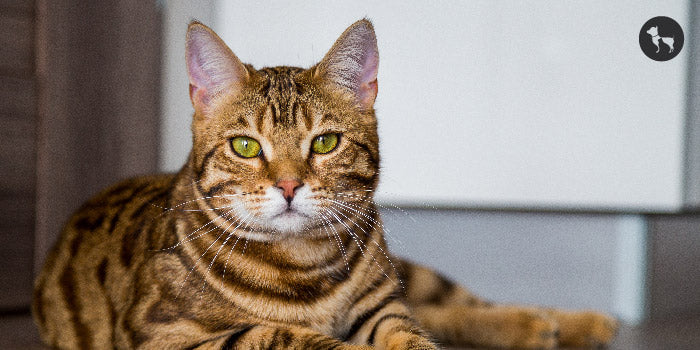
#> input picture Photos/cat.jpg, 700 x 350 px
$ python basics.py
#> lines starting #> are read from the running program, lines starting #| are printed output that depends on the picture; after the words box and inside, x2 and y2 are one past the last pixel; in counts of white or black regions, pixels touching at a corner belong together
import cv2 as cv

img = cv.imread('Photos/cat.jpg')
#> img is the input picture: shape (350, 700, 3); mean B, G, R 121.1, 131.4, 144.2
cv.imshow('Cat', img)


# Converting to GrayScale
gray = cv.cvtColor(img, cv.COLOR_BGR2GRAY)
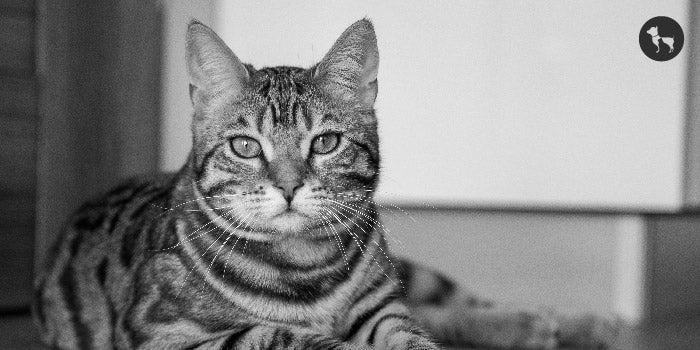
#> gray: shape (350, 700); min 0, max 254, mean 134.1
cv.imshow('Gray', gray)

# Blur
blur = cv.GaussianBlur(img, (7,7), cv.BORDER_DEFAULT)
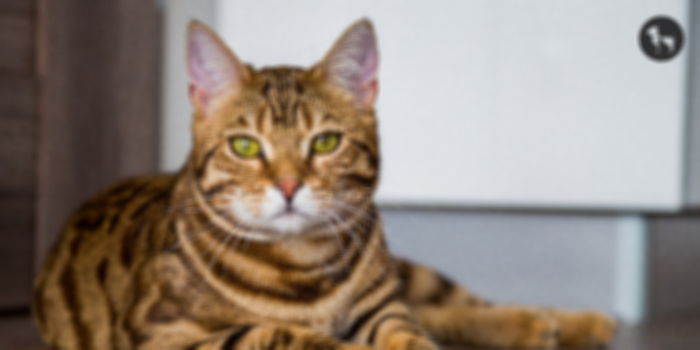
#> blur: shape (350, 700, 3); mean B, G, R 121.1, 131.4, 144.2
cv.imshow('Blur', blur)

# Edge Cascade
canny = cv.Canny(blur, 125 , 175)
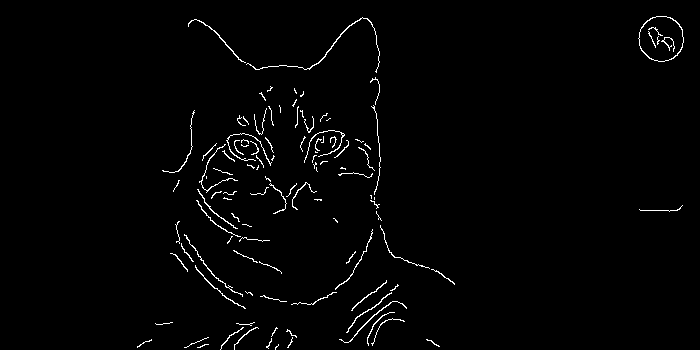
#> canny: shape (350, 700); 1.6% white in thin lines or dots, all inside (x1, y1, x2, y2) = (137, 16, 684, 350)
cv.imshow("Canny Image", canny)

# Dilating the Image
dilated = cv.dilate(canny, (3,3), iterations = 1)
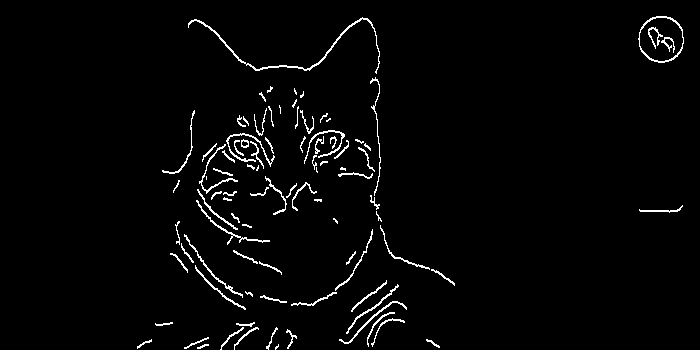
#> dilated: shape (350, 700); 2.5% white in thin lines or dots, all inside (x1, y1, x2, y2) = (137, 16, 684, 350)
cv.imshow('Dilated', dilated)

# Eroding
eroded = cv.erode(dilated, (3,3), iterations = 1)
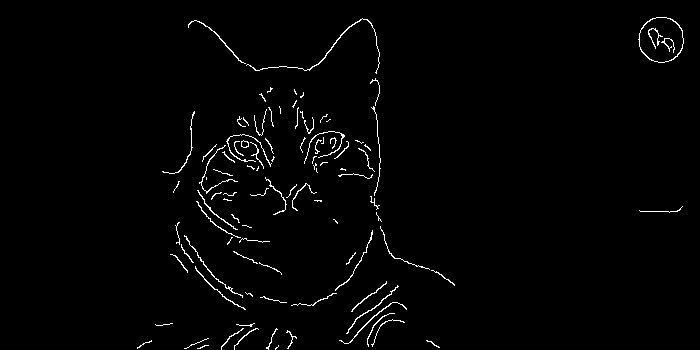
#> eroded: shape (350, 700); 1.6% white in thin lines or dots, all inside (x1, y1, x2, y2) = (137, 17, 684, 350)
cv.imshow("Eroded", eroded)

# Resizing Image
resized = cv.resize(img, (500,500), interpolation=cv.INTER_CUBIC)
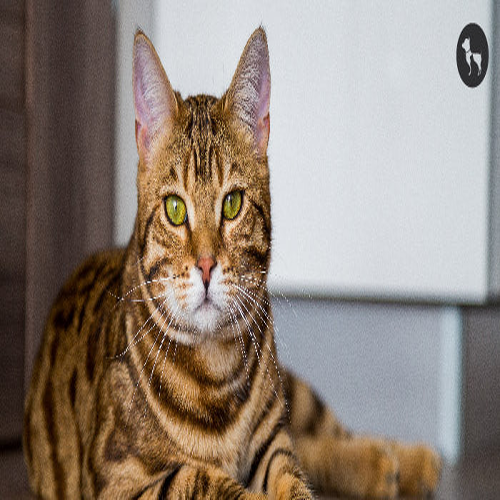
#> resized: shape (500, 500, 3); mean B, G, R 121.1, 131.4, 144.2
cv.imshow('Resized', resized)

# Cropping an Image
cropped = img[50:200, 200:400]
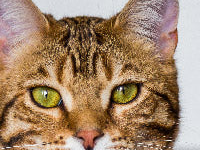
#> cropped: shape (150, 200, 3); mean B, G, R 108.2, 134.3, 163
cv.imshow('Cropped', cropped)

cv.waitKey(0)

$ run again, with Photos/Girl.jpg copied over Photos/cat.jpg
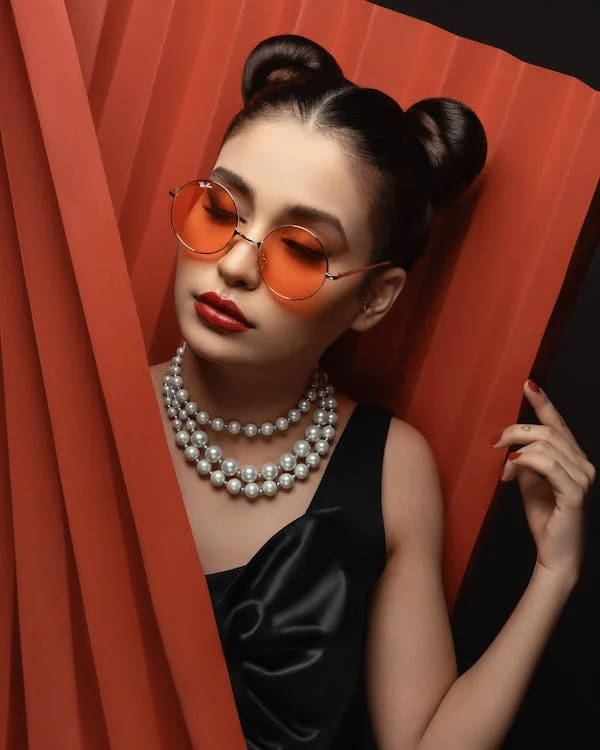
#> input picture Photos/Girl.jpg, 600 x 750 px
#> img is the input picture: shape (750, 600, 3); mean B, G, R 40, 54.3, 113.4
#> `canny = cv.Canny(blur, 125 , 175)`:
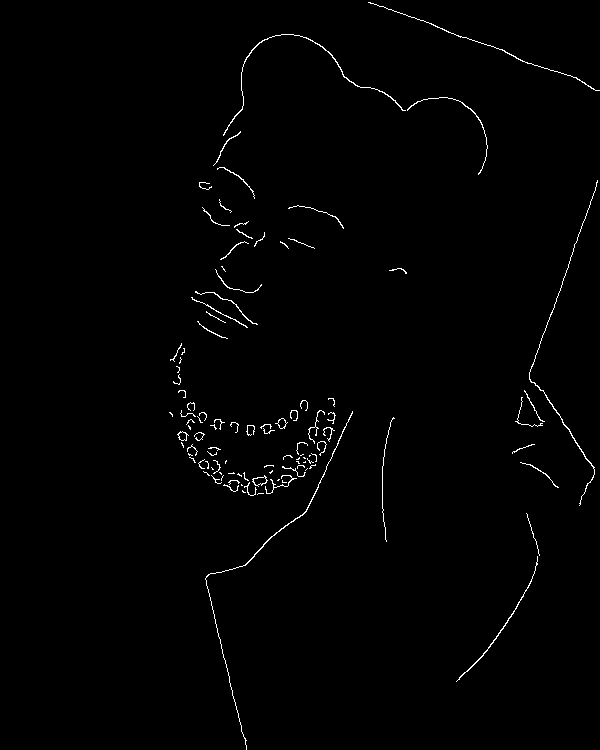
#> canny: shape (750, 600); 0.95% white in thin lines or dots, all inside (x1, y1, x2, y2) = (169, 2, 600, 750)
#> eroded: shape (750, 600); 0.97% white in thin lines or dots, all inside (x1, y1, x2, y2) = (169, 3, 600, 750)
#> `cropped = img[50:200, 200:400]`:
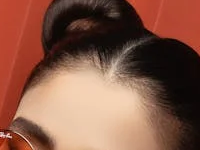
#> cropped: shape (150, 200, 3); mean B, G, R 70.9, 88, 133.2

$ run again, with Photos/Girl_face.jpg copied over Photos/cat.jpg
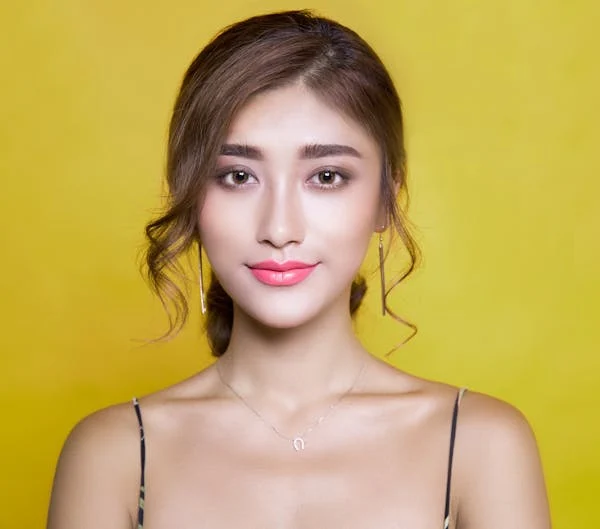
#> input picture Photos/Girl_face.jpg, 600 x 529 px
#> img is the input picture: shape (529, 600, 3); mean B, G, R 91.8, 169, 195.3
#> `canny = cv.Canny(blur, 125 , 175)`:
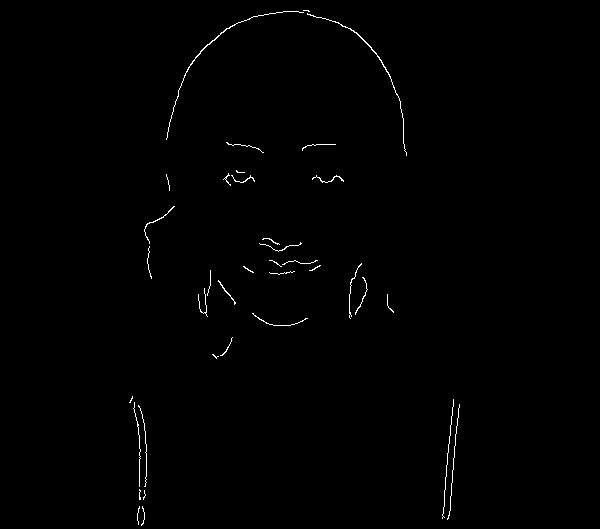
#> canny: shape (529, 600); 0.57% white in thin lines or dots, all inside (x1, y1, x2, y2) = (129, 10, 460, 526)
#> dilated: shape (529, 600); 0.84% white in thin lines or dots, all inside (x1, y1, x2, y2) = (129, 10, 460, 527)
#> eroded: shape (529, 600); 0.58% white in thin lines or dots, all inside (x1, y1, x2, y2) = (129, 11, 460, 527)
#> `cropped = img[50:200, 200:400]`:
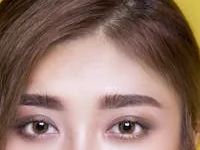
#> cropped: shape (150, 200, 3); mean B, G, R 106.2, 116.3, 144.9

$ run again, with Photos/PotHole_1.jpg copied over Photos/cat.jpg
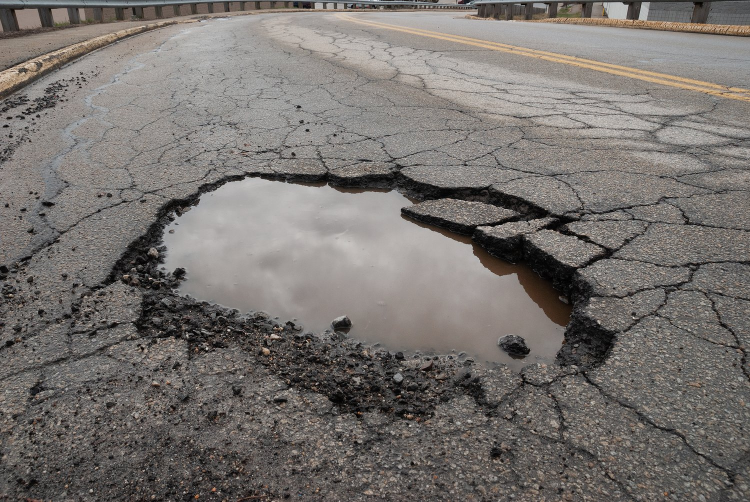
#> input picture Photos/PotHole_1.jpg, 1500 x 1004 px (shown at 1/2 size)
#> img is the input picture: shape (1004, 1500, 3); mean B, G, R 110.3, 113.9, 118.6
#> canny: shape (1004, 1500); 0.53% white in thin lines or dots
#> dilated: shape (1004, 1500); 0.93% white in thin lines or dots
#> eroded: shape (1004, 1500); 0.54% white in thin lines or dots
#> `cropped = img[50:200, 200:400]`:
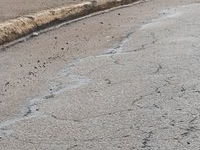
#> cropped: shape (150, 200, 3); mean B, G, R 150.7, 155.1, 160.2
